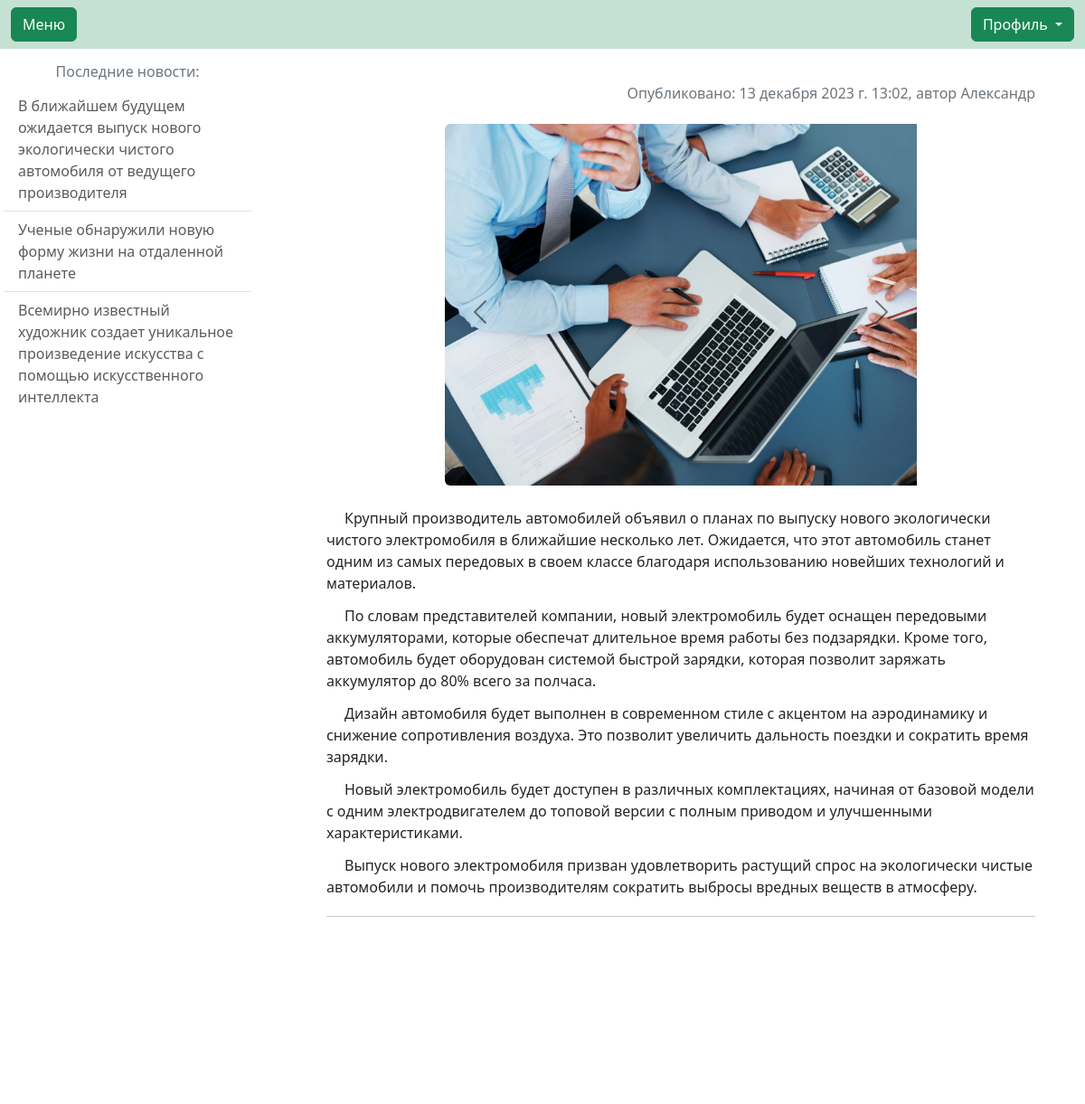
/news/3/, run on the app's committed database.
### main/models.py (models this page shows, shortened)
class PublicationsModel(models.Model):
    tags = models.ManyToManyField('TagsModel', blank=True, related_name='Тэги')
    autor = models.ForeignKey(User, on_delete=models.PROTECT, related_name='autor')
    title = models.CharField(max_length=150, blank=True)
    text = models.TextField(blank=True)
    date_pub = models.DateTimeField(null=True)
    show_news = models.BooleanField(default=True)
    editor = models.ForeignKey(User, on_delete=models.PROTECT, related_name='editor')
    date_edit = models.DateTimeField(auto_now=True)
    class Meta:
        verbose_name_plural = 'Публикации'
        default_permissions = ()
        permissions = [
            ('main_publications_editor', 'Can edit the publications of any author'),
            ('publications_editor', 'Can add, edit and delete only his own publications')
        ]

class ImagesModel(models.Model):
    news = models.ForeignKey(PublicationsModel, on_delete=models.CASCADE)
    image = models.ImageField(upload_to='news/%Y%m%d/', max_length=200)
    description = models.CharField(max_length=200, blank=True)
    class Meta:
        verbose_name_plural = 'Медиа-материалы'
        default_permissions = ()
        permissions = [
            ('image_editor', 'Can add or delete images for publication'),
        ]

### users/models.py (models this page shows, shortened)
class User(AbstractUser):
    description = models.CharField(max_length=150, blank=True, verbose_name='Занимаемая должность',)
    class Meta:
        verbose_name_plural = 'Пользователи'
        default_permissions = ()
        permissions = [
            ('edit_profile', 'Сan change his profile data'),
            ('user_administration', 'Can add, change and delete user data')
        ]

### main/views.py (the view, shortened to what this page needs)
# urls.py: path('news/<int:id>/', views.new_full, name='newsFull'),
def new_full(request, id):
    news_full = PublicationsModel.objects.select_related('autor').get(pk=id)
    comments = news_full.publicationscommentsmodel_set.select_related('user').values('date_comment', 'text', 'user__first_name', 'user__last_name', 'show_comment')
    news_full.text = news_full.text.split('\r\n')
    last_news = PublicationsModel.objects.order_by('-date_pub').all().values('id', 'title')
    form = AddCommentForm()
    context = {
        'last_news': last_news,
        'news': news_full,
        'form': form,
        'comments': comments,
        }
    return render(request, 'main/newFull.html', context)

### main/templates/main/newFull.html (shortened to what this page needs)
{% extends  'base.html' %}
{% load static %}
{% load bootstrap5 %}
{% block content %}
    <div class="row">
        <div class="d-none d-xl-block col-xl-3 p-3">
            <h6 class="text-center text-secondary">
                Последние новости:
            </h6>
            <ul class="list-group list-group-flush">
                {% for news in last_news %}
                    <li class="list-group-item"><a href="{% url 'main:newsFull' news.id %}" class="text-muted stretched-link text-decoration-none">{{news.title}}</a></li>
                {% endfor %}
            </ul>
        </div>
        <div class="col-10 col-xl-8 mx-auto p-3">
            <h6 class="text-end text-secondary py-3">
                Опубликовано: {{ news.date_pub }}, автор {{ news.autor.last_name }} {{ news.autor.first_name }}
            </h6>
            {% if news.imagesmodel_set.all %}
                <div id="carouselExampleControls" class="carousel carousel-dark slide col-10 col-md-8 mx-auto pb-3" data-bs-ride="carousel">
                    <div class="carousel-inner">
                        {% for image in news.imagesmodel_set.all %}
                            <div class="carousel-item {% if forloop.counter == 1 %}active{% endif %}">
                                <img src="{{ image.image.url }}" class="d-block mx-auto rounded-2" style="height: 400px; width: auto;" alt="{{ image.description }}">
                            </div>
                        {% endfor %}
                    </div>
                 <button class="carousel-control-prev" type="button" data-bs-target="#carouselExampleControls" data-bs-slide="prev">
                     <span class="carousel-control-prev-icon" aria-hidden="true"></span>
                 </button>
                 <button class="carousel-control-next" type="button" data-bs-target="#carouselExampleControls" data-bs-slide="next">
                        <span class="carousel-control-next-icon text-secondary" aria-hidden="true"></span>
                    </button>
                </div>
            {% endif %}
            {% for paragraph in news.text %}
                <p class="py-1 my-1" style="text-indent: 20px;">
                    {{ paragraph }}
                </p>
            {% endfor %}
            <div>
                {% for comment in comments %}
                    {% if comment.show_comment or perms.main.moderation %}
                        <hr class="mt-3">
                        <p class="text-secondary">{{ comment.user__last_name }} {{ comment.user__first_name }}:</p>
                        <p class="text-start">{{ comment.text }}</p>
                        <p class="text-secondary text-end">Дата: {{ comment.date_comment }}</p>
                    {% endif %}
                {% endfor %}
           </div>
        </div>
    </div>
{% endblock content %}

### main/static/main/css/style.css (style rules this page uses)
body { min-height: 100vh; position: relative; margin: 0; padding-bottom: 55px; box-sizing: border-box; }

### data on the page
PublicationsModel: title "В ближайшем будущем ожидается выпуск нового экологически чистого автомобиля от ведущего производителя", date_pub "13 декабря 2023 г. 13:02", autor.first_name "Александр"
PublicationsModel: title "Ученые обнаружили новую форму жизни на отдаленной планете"
PublicationsModel: title "Всемирно известный художник создает уникальное произведение искусства с помощью искусственного интеллекта"
ImagesModel: image (picture)

### other printed values
{{ paragraph }} "Дизайн автомобиля будет выполнен в современном стиле с акцентом на аэродинамику и снижение сопротивления воздуха. Это позволит увеличить дальность поездки и сократить время зарядки." "Новый электромобиль будет доступен в различных комплектациях, начиная от базовой модели с одним электродвигателем до топовой версии с полным приводом и улучшенными характеристиками." "Выпуск нового электромобиля призван удовлетворить растущий спрос на экологически чистые автомобили и помочь производителям сократить выбросы вредных веществ в атмосферу."
